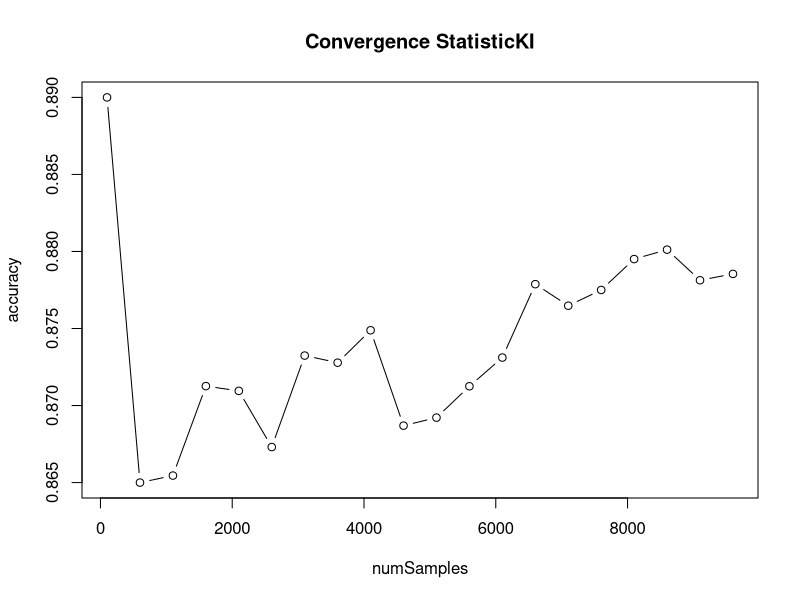
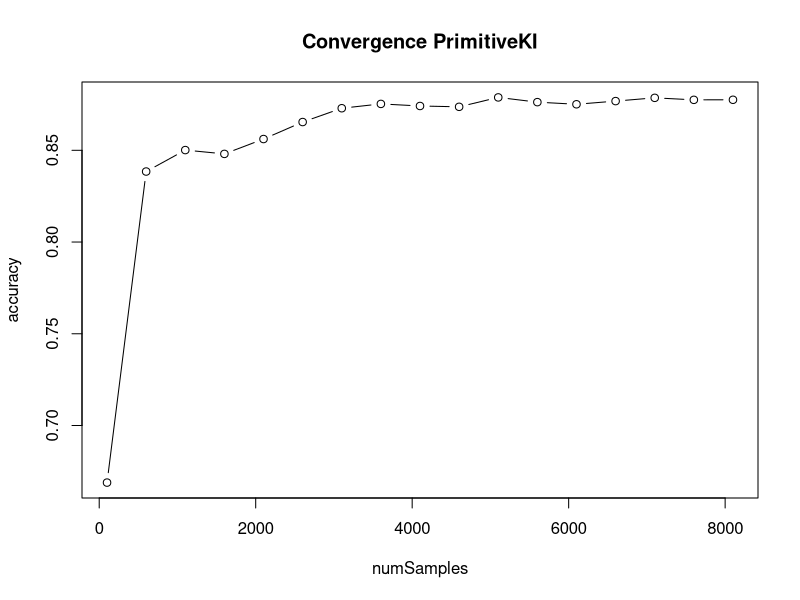
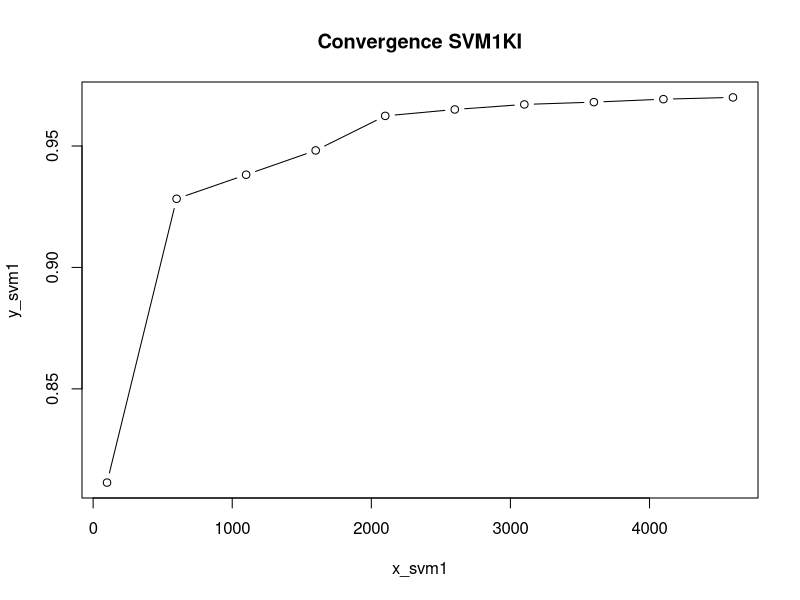
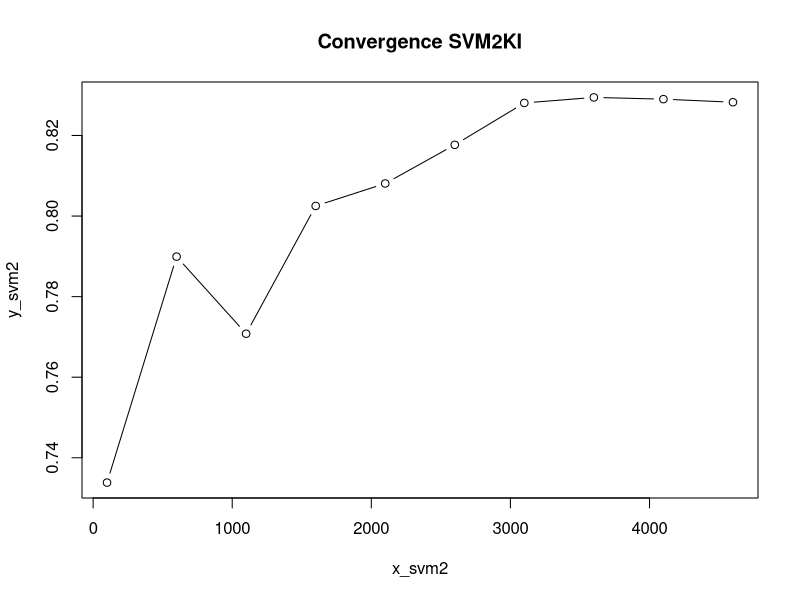
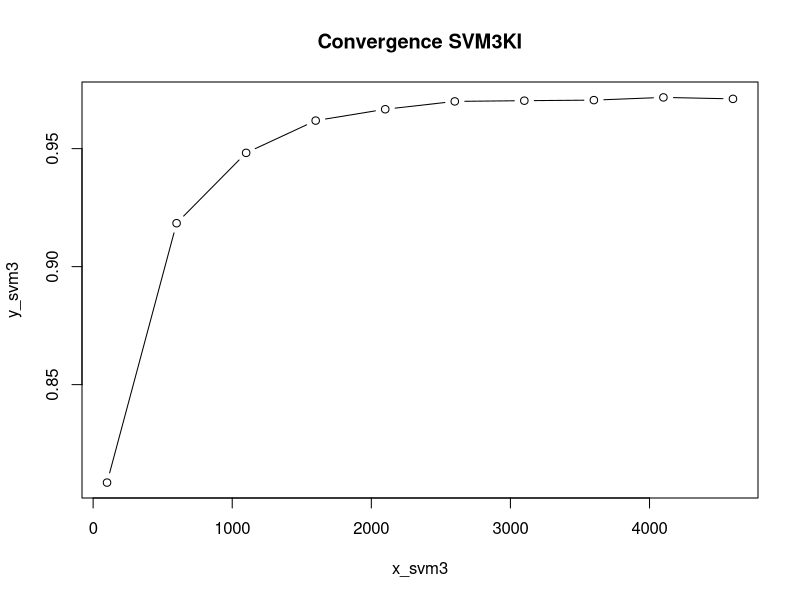
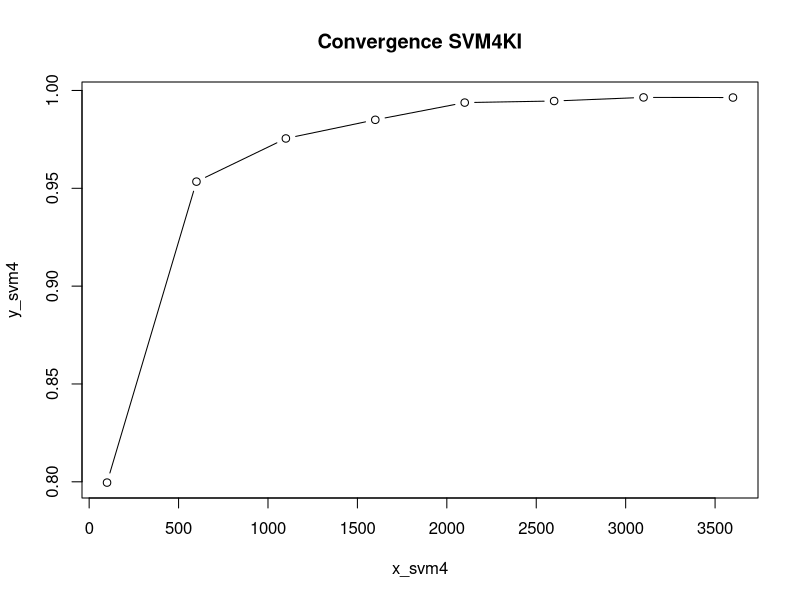
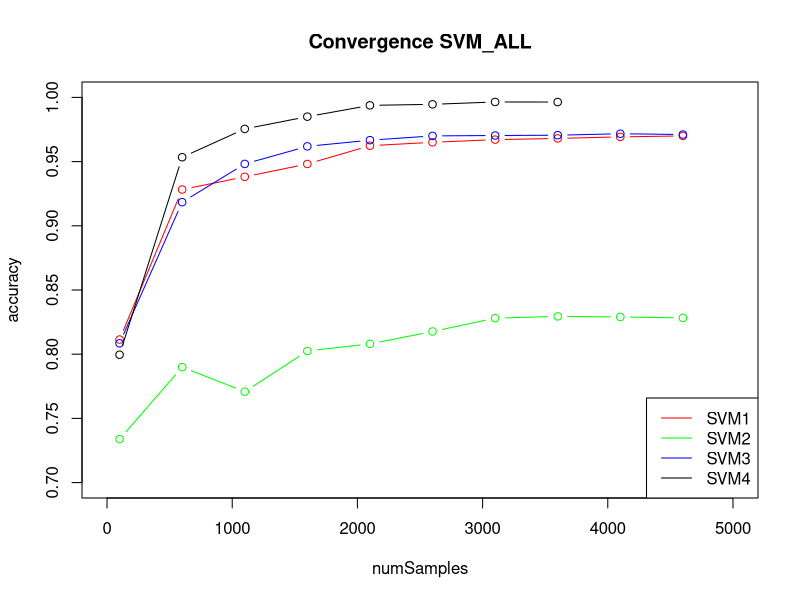
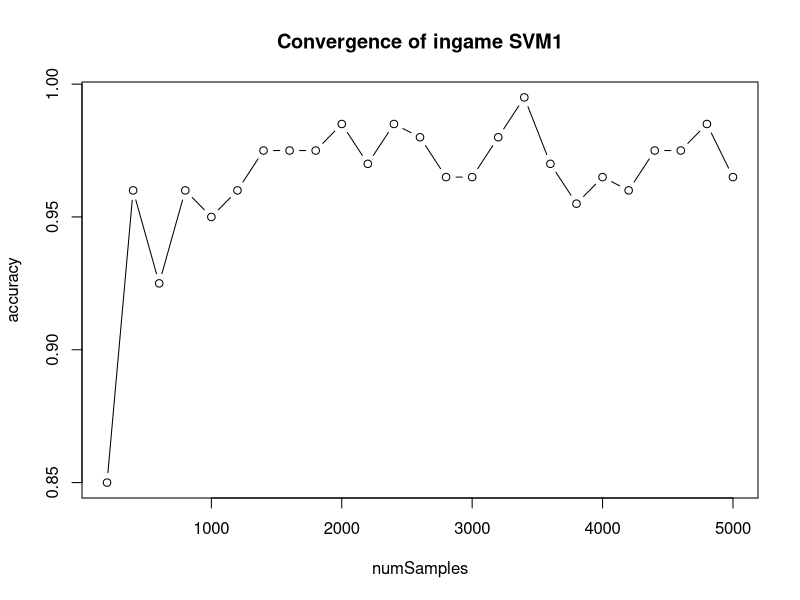

Here is the R script that generated these plots, in order:
x_s = c(100, 600 ,1100,1600,2100,2600,3100,3600,4100,4600,5100,
        5600,6100,6600,7100,7600,8100,8600,9100,9600)
y_s = c(0.89000000000000001,0.86499861072520134,0.86545454545454548,0.87126157271768423,
        0.87095125793803763,0.86730584316791204,0.87324268085096379,0.87278163154551103,
        0.87488518307809038,0.86869458370498598,0.86921597500318326,0.87125206416930079,
        0.87311481621826448,0.87787810473728034,0.87647971954089388,0.87750078159305755,
        0.87950724652570966,0.88011807514046647,0.87813186813186817,0.87854435605941406)
plot(x_s,y_s,type="b",main = "Convergence StatisticKI",xlab = "numSamples", ylab="accuracy")


x_p=c(100 ,600 ,1100,1600,2100,2600,3100,3600,4100,4600,5100,5600,6100,6600,7100,7600,8100)
y_p=c(0.66888888888888887,0.83842502547003794,0.8501180413107019,0.8480370326965897,0.85613732737703807,
      0.86539981246877795,0.8729227151167025,0.8752822188271342,0.87414634146341474,0.8736960045631843,
      0.87882352941176478,0.87624313898595696,0.87507948021412774,0.87681410557819817,0.87859070942050865,
      0.87749684173531062,0.87753185941770773)
plot(x_p,y_p,type="b",main = "Convergence PrimitiveKI", xlab = "numSamples", ylab="accuracy")



x_svm1=c(100,600,1100,1600,2100,2600,3100,3600,4100,4600)
y_svm1=c(0.81141414141414148,0.92826294341020643,0.9381701718398967,0.94817468455799059,0.96239889901401487,
         0.96503952607400889,0.96711014414234775,0.96805555555555534,0.96927646150446467,0.97000276569072297)
plot(x_svm1,y_svm1,type="b",main = "Convergence SVM1KI")

x_svm2 = c(100,600,1100,1600,2100,2600,3100,3600,4100,4600)
y_svm2 = c(0.73383838383838373,0.78992961007687323,0.77079503189594933,0.80250937536622524,0.80808222624635684,
           0.81767888009267331,0.82807869841215498,0.82944959280378538,0.82901564974995134,0.82825203003959302)
plot(x_svm2,y_svm2,type="b",main = "Convergence SVM2KI")

x_svm3 = c(100,600,1100,1600,2100,2600,3100,3600,4100,4600)
y_svm3 = c(0.80848484848484858,0.91840418634805965,0.94821142243160605,0.96188217801476628,0.96669312229302251,
           0.9700173079483424,0.9703225806451613,0.9705601294934546,0.97171018268996256,0.97108923420982707)
plot(x_svm3,y_svm3,type="b",main = "Convergence SVM3KI")

x_svm4 = c(100,600,1100,1600,2100,2600,3100,3600)
y_svm4 = c(0.79959595959595964,0.95340789108085566,0.97547047464478676,0.98500722684479869,0.993802602153812,
           0.99461535047741945,0.99645367394981454,0.99638886316852582)
plot(x_svm4,y_svm4,type="b",main = "Convergence SVM4KI")



#ALL
plot(c(0,5000),c(0.7,1),type="n",main = "Convergence SVM_ALL", xlab = "numSamples", ylab ="accuracy" )
lines(x_svm1,y_svm1,type="b", col="red")
lines(x_svm2,y_svm2,type="b", col="green")
lines(x_svm3,y_svm3,type="b", col="blue")
lines(x_svm4,y_svm4,type="b", col="black")
legend("bottomright",legend = c("SVM1","SVM2","SVM3","SVM4"), col=c("red","green","blue","black"), lty = c(1,1,1,1))


# Convergenz blockweise SVM1
xCSVM = seq(from=200, to= 5000, by= 5000/25)
yCSVM = c(0.85,0.96,0.925,0.96,0.95,0.96,0.975,0.975,0.975,0.985,0.97,0.985,0.98,0.965,0.965,0.98,0.995,0.97,0.955,0.965,0.96,0.975,0.975,0.985,0.965)

plot(xCSVM, yCSVM,main="Convergence of ingame SVM1", type="b", xlab="numSamples", ylab="accuracy")
       